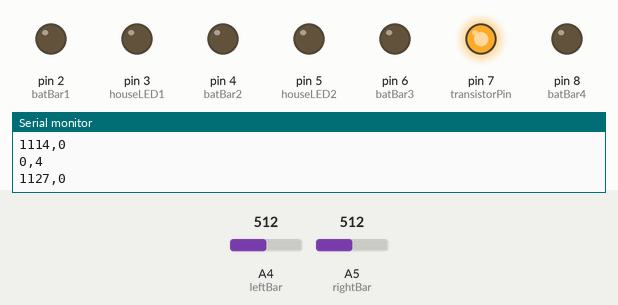
A sketch run on a simulated Arduino Uno, built with avr-gcc and run on an emulated ATmega328P. Parts: output pins drawn as LEDs (lit = HIGH), the last lines printed to the serial monitor. The inputs (shaded band) are chosen by the test bench; at power-on: A4 (leftBar) = 512, A5 (rightBar) = 512.

Above: at 1.2 s.
1.3 s: A4 (leftBar) set to 584
At 3.4 s:
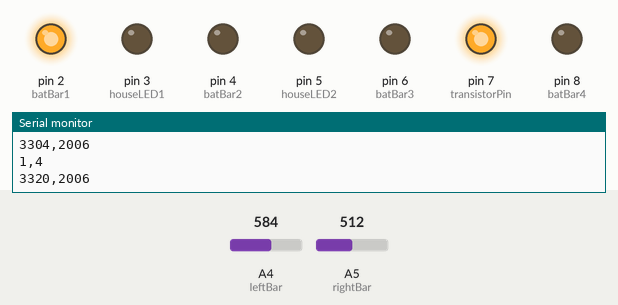
4.3 s: A4 (leftBar) set to 613
At 5.6 s:
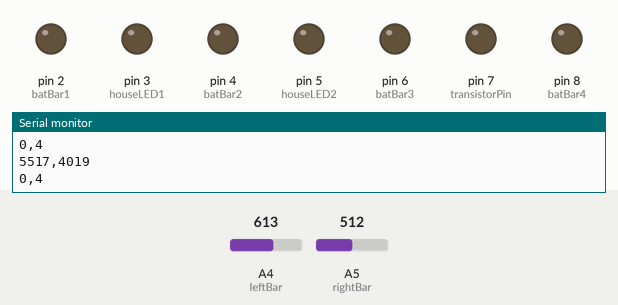
Timing chart, 0 to 7.3 s (numbered marks = the images above; inputs shaded):
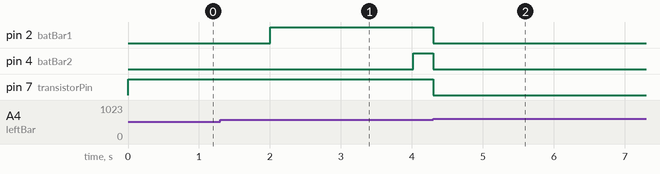

The sketch:

121018_Battery_charge_discharge.ino
```cpp
//SUN control
const int transistorPin = 7;    // connected to the base of the transistor
const int leftBar = A4; // connected to the left switch for SUN
const int rightBar = A5; // connected to the right switch for SUN

//button pins
const int button1 = 13;
const int button2 = 12;
const int button3 = 11;
const int button4 = 10;

//house & solar cell pins
const int houseLED1 = 3;
const int houseLED2 = 5;
const int scPin1 = A0;
const int scPin2 = A1;

const int numReadings = 10;
int solareadings[numReadings];      // the readings from the analog input from solar cells
int readIndex = 0;              // the index of the current reading
int solarTotal = 0;                  // the running total
int solarSmooth = 0;                // the average smoothed by 10 measurements

//battery parameters

int batBar1 = 2;
int batBar2 = 4;
int batBar3 = 6;
int batBar4 = 8;
int batBars[4] = {batBar1,batBar2,batBar3,batBar4};
unsigned long previousTime = 0;
long interval1 = 2000;
long interval2 = 1000;
int k=0;
int j=4;


//


void setup() {
  //configure the digital input:
  pinMode(button1, INPUT);
  pinMode(button2, INPUT);
  pinMode(button3, INPUT);
  pinMode(button4, INPUT);
  pinMode(transistorPin, OUTPUT);
  pinMode(houseLED1,OUTPUT);
  pinMode(houseLED2,OUTPUT);
  pinMode(batBar1, OUTPUT);
  pinMode(batBar2, OUTPUT);
  pinMode(batBar3, OUTPUT);
  pinMode(batBar4, OUTPUT);

  Serial.begin(9600);

  for (int thisReading = 0; thisReading < numReadings; thisReading++) {
    solareadings[thisReading] = 0;
  }
}


void loop() {

unsigned long currentTime = millis();

 //SUN control with the left and right switches + battery charge/discharge
        int leftSW = analogRead(leftBar);
        int rightSW = analogRead(rightBar);


        if (leftSW > 600){
          digitalWrite(transistorPin, LOW);
          for (int n=0; n < 4; n++){
              digitalWrite(batBars[n],LOW);
          }
          //switch to starting page and turn on light and charge battery
          k=0;
          } else if (rightSW > 600){
            digitalWrite(transistorPin, LOW);
              if  (currentTime - previousTime > interval2) {
                 previousTime = currentTime;
                 if (k <= 4){
                    for (int n=0; n < 4; n++){
                    digitalWrite(batBars[n],HIGH);
                    k=5;
                    }
                 }
               digitalWrite(batBars[j],LOW);
                  if (j >= 1){
                  j--;
                  } else {
                  j=4;
                  k=0;
                  }
                 }


          //switch to battery pg and turn off light and discharge battery
          } else{
            digitalWrite(transistorPin, HIGH);
            if  (currentTime - previousTime > interval1) {
              previousTime = currentTime;
              digitalWrite(batBars[k],HIGH);
              if (k <= 3){
                  k++;
                } else if(k = 4){
                  k=0;
                  for (int n=0; n < 4; n++){
                      digitalWrite(batBars[n],LOW);
                  }
                }
                }
                j=4;
             }

        Serial.print(currentTime);
        Serial.print(",");
        Serial.println(previousTime);
        Serial.print(k);
        Serial.print(",");
        Serial.println(j);

//        //  read the right switch location
//        Serial.print(rightSW);
//        Serial.print(",");
//
//        //  read the left switch location
//        Serial.print(leftSW);
//        Serial.print(",");

}
```

Measured:
- the behaviour switches between 600 and 601 on A4 (leftBar) (found by bisection; images 1 and 2)
- after the input at 4.3 s, pin 2 (batBar1), pin 4 (batBar2): HIGH → LOW after 0.00 s instead of 5.8 s; pin 6 (batBar3): stays LOW (without the input it goes to HIGH after 1.7 s); pin 7 (transistorPin): HIGH → LOW at once; pin 8 (batBar4): stays LOW (without the input it goes to HIGH after 3.7 s)
